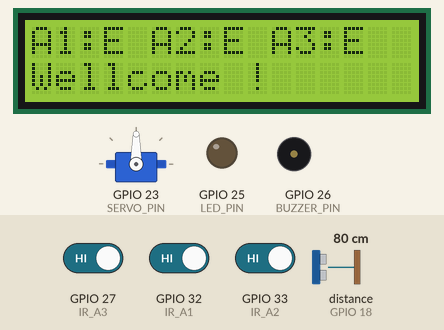
This sketch was run on a simulated ESP32. On the bench: 16×2 character LCD, servo, output pins drawn as LEDs (lit = HIGH), buzzer (waves = sounding, pin HIGH). Wiring (inferred from the names in the program): ultrasonic range finder: trigger GPIO 5; echo GPIO 18. The inputs (shaded band) are chosen by the test bench; at power-on: distance to the obstacle (sensor on GPIO 18) 80 cm, GPIO 27 (IR_A3) HIGH, GPIO 32 (IR_A1) HIGH, GPIO 33 (IR_A2) HIGH. The echo pulse lasts 58.3 µs per cm; WiFi joins after 1.5 s; servers stay silent unless stated; the Firebase database answers and starts empty; pins used as bus, display or sensor lines are not drawn; what the sketch prints to the serial monitor is not drawn.

Above: at 2.7 s.
2.8 s: distance to the obstacle (sensor on GPIO 18) set to 9 cm
4.3 s: distance to the obstacle (sensor on GPIO 18) set to 6 cm
At 5.8 s:
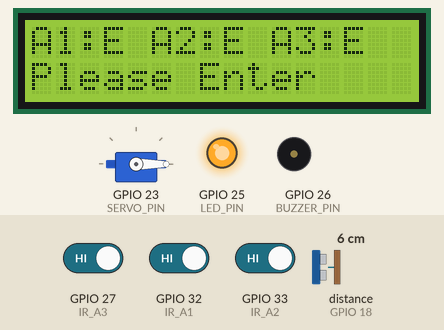
8.0 s: GPIO 27 (IR_A3) driven LOW
At 11.5 s:
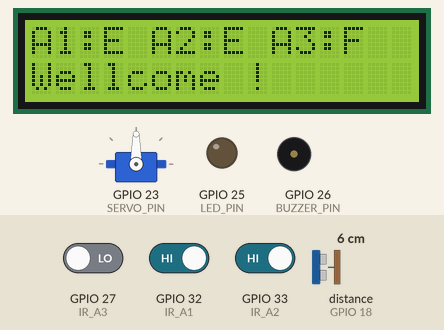
11.7 s: GPIO 32 (IR_A1) driven LOW
At 13.6 s:
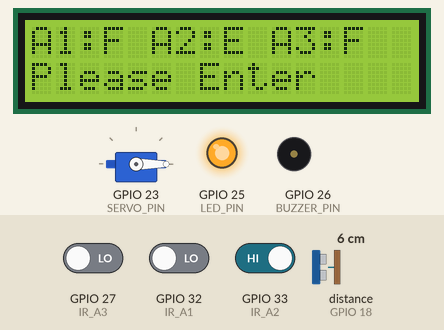
15.4 s: GPIO 33 (IR_A2) driven LOW
At 18.9 s:
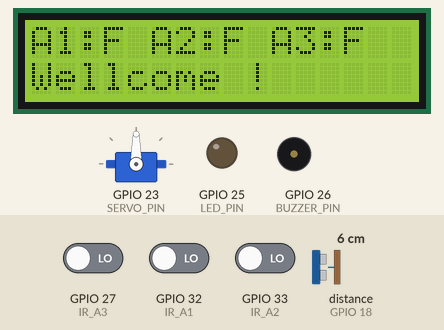
19.1 s: GPIO 27 (IR_A3) driven HIGH
At 20.9 s:
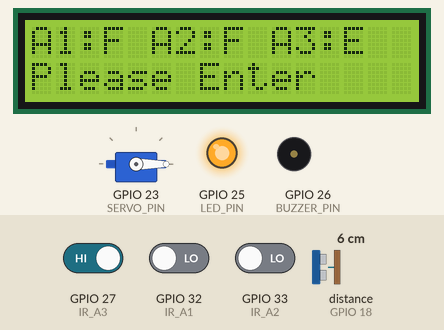
Timing chart, 0 to 23.8 s (numbered marks = the images above; inputs shaded):
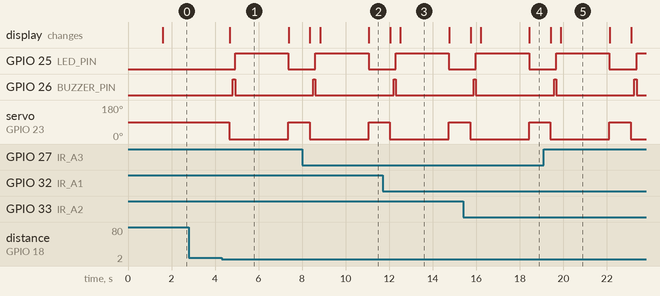

Measured:
- the behaviour switches between 8 and 7 cm on distance to the obstacle (sensor on GPIO 18) (found by bisection; images 0 and 1)
- after the input at 2.8 s, every drawn part: stays the same
- after the input at 4.3 s, GPIO 25 (LED_PIN): LOW → HIGH after 0.62 s, → LOW 2.4 s later; GPIO 26 (BUZZER_PIN): LOW → HIGH after 0.52 s, → LOW 0.10 s later; servo on GPIO 23 (SERVO_PIN): 90° → 0° after 0.36 s, → 90° 2.7 s later; the display: changes after 0.37 s (image 1)
- after the input at 8.0 s, the display: first differs from a run without the input after 0.82 s (image 2 shows a later state)
- after the input at 11.7 s, the display: first differs from a run without the input after 0.81 s (image 3)
- after the input at 15.4 s, the display: first differs from a run without the input after 0.80 s (image 4 shows a later state)
- after the input at 19.1 s, the display: first differs from a run without the input after 0.79 s (image 5)
- what the display in image 1 shows lasts 2.7 s, from 4.7 s to 7.4 s

The sketch:

Smart_Parking.ino
```cpp
#include <WiFi.h>
#include <FirebaseESP32.h>
#include <Wire.h>
#include <LiquidCrystal_I2C.h>
#include <ESP32Servo.h>

// WiFi
#define WIFI_SSID "92" //thay đổi thành tên wifi của bạn
#define WIFI_PASSWORD "1234567891011" // thay đổi thành mk wifi của bạn

// Firebase
#define FIREBASE_HOST "https://parking-management-3feda-default-rtdb.firebaseio.com/" // thay đổi thành link realtime database của bạn
#define FIREBASE_AUTH "q1CpEWruzY8w97rKNrokwB2eObqJqyBk3fiKTXaw" // thanh đổi thành địa chỉ firebase của bạn

FirebaseData fbdo;
FirebaseAuth auth;
FirebaseConfig config;

// SRF05
#define TRIG_PIN 5
#define ECHO_PIN 18

// Servo, Buzzer, LED
#define SERVO_PIN 23
#define BUZZER_PIN 26
#define LED_PIN 25

// IR sensor
#define IR_A1 32
#define IR_A2 33
#define IR_A3 27

LiquidCrystal_I2C lcd(0x27, 16, 2);  // LCD I2C 16x2
Servo myServo;

// Trạng thái
bool vehicleDetected = false;
unsigned long detectTime = 0;
bool servoReturned = false;

void setup() {
  Serial.begin(115200);
  lcd.init();
  lcd.backlight();
  lcd.clear();

  // Pin Mode
  pinMode(TRIG_PIN, OUTPUT);
  pinMode(ECHO_PIN, INPUT);
  pinMode(LED_PIN, OUTPUT);
  pinMode(BUZZER_PIN, OUTPUT);
  pinMode(IR_A1, INPUT);
  pinMode(IR_A2, INPUT);
  pinMode(IR_A3, INPUT);

  // Servo
  myServo.setPeriodHertz(50);
  myServo.attach(SERVO_PIN, 500, 2400);
  myServo.write(90);  // ban đầu đóng

  digitalWrite(LED_PIN, LOW);
  digitalWrite(BUZZER_PIN, LOW);

  // WiFi
  WiFi.begin(WIFI_SSID, WIFI_PASSWORD);
  Serial.print("Đang kết nối WiFi");
  while (WiFi.status() != WL_CONNECTED) {
    delay(500);
    Serial.print(".");
  }
  Serial.println(" Đã kết nối WiFi");

  // Firebase
  config.database_url = FIREBASE_HOST;
  config.signer.tokens.legacy_token = FIREBASE_AUTH;
  Firebase.begin(&config, &auth);
  Firebase.reconnectWiFi(true);

  // Hiển thị LCD mặc định
  lcd.setCursor(0, 0);
  lcd.print("A1:E A2:E A3:E");
  lcd.setCursor(0, 1);
  lcd.print("Wellcome !");
}

void loop() {
  // Đọc IR sensor
  bool a1Full = digitalRead(IR_A1) == LOW;
  bool a2Full = digitalRead(IR_A2) == LOW;
  bool a3Full = digitalRead(IR_A3) == LOW;

  // Cập nhật LCD dòng đầu
  lcd.setCursor(0, 0);
  lcd.print("A1:");
  lcd.print(a1Full ? "F" : "E");
  lcd.print(" A2:");
  lcd.print(a2Full ? "F" : "E");
  lcd.print(" A3:");
  lcd.print(a3Full ? "F" : "E");

  // Gửi trạng thái lên Firebase
  Firebase.setString(fbdo, "/parking/A1", a1Full ? "Full" : "Empty");
  Firebase.setString(fbdo, "/parking/A2", a2Full ? "Full" : "Empty");
  Firebase.setString(fbdo, "/parking/A3", a3Full ? "Full" : "Empty");

  // Kiểm tra điều khiển thủ công từ Firebase
  if (Firebase.getString(fbdo, "/parking/servo")) {
    String servoState = fbdo.stringData();
    if (servoState == "ON") {
      myServo.write(0); // mở
    } else if (servoState == "OFF") {
      myServo.write(90); // đóng
    }
  }

  float distance = getDistance();

  // Phát hiện xe vào
  if (distance > 0 && distance < 7) {
    if (!vehicleDetected) {
      vehicleDetected = true;
      servoReturned = false;
      detectTime = millis();

      myServo.write(0);
      lcd.setCursor(0, 1);
      lcd.print("Please Enter     ");
      Firebase.setString(fbdo, "/parking/message", "Please Enter 🚗");

      digitalWrite(BUZZER_PIN, HIGH);
      delay(100);
      digitalWrite(BUZZER_PIN, LOW);
      digitalWrite(LED_PIN, HIGH);
    }
  }

  // Sau 2s đóng barrie lại
  if (vehicleDetected && !servoReturned && millis() - detectTime >= 2000) {
    myServo.write(90);
    servoReturned = true;
  }

  // Sau 2s → tắt LED, hiển thị lại
  if (vehicleDetected && millis() - detectTime >= 2000) {
    digitalWrite(LED_PIN, LOW);
    lcd.setCursor(0, 1);
    lcd.print("Wellcome !     ");
    Firebase.setString(fbdo, "/parking/message", "Wellcome !");
    vehicleDetected = false;
  }

  delay(200);
}

// Đo khoảng cách từ SRF05
float getDistance() {
  digitalWrite(TRIG_PIN, LOW);
  delayMicroseconds(2);
  digitalWrite(TRIG_PIN, HIGH);
  delayMicroseconds(10);
  digitalWrite(TRIG_PIN, LOW);

  long duration = pulseIn(ECHO_PIN, HIGH, 30000); // timeout 30ms
  if (duration == 0) return -1;

  float distanceCm = duration * 0.034 / 2.0;
  return distanceCm;
}
```
